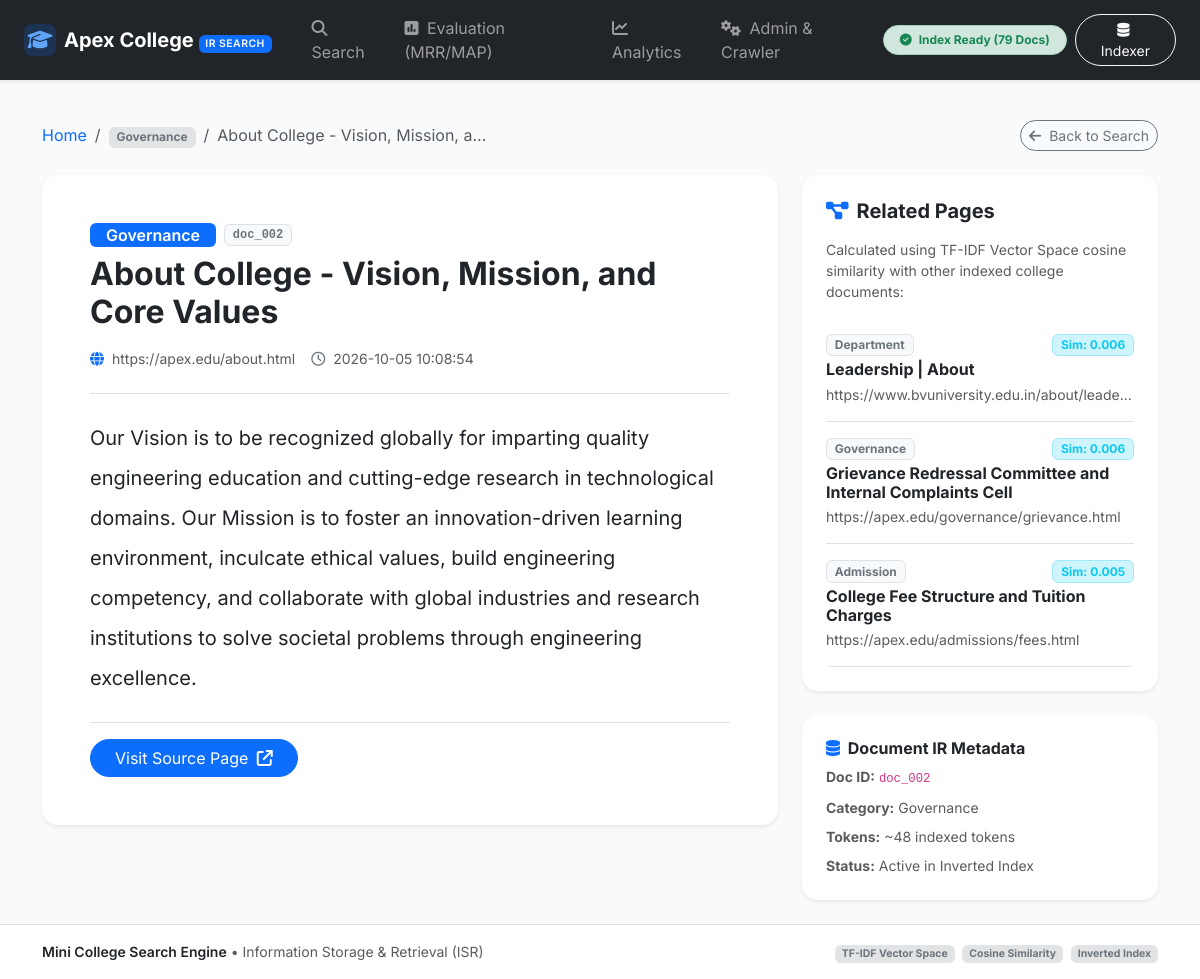
The app's page /document/doc_002 with its own data.
### tables this page shows
CREATE TABLE documents (
                id INTEGER PRIMARY KEY AUTOINCREMENT,
                doc_id TEXT UNIQUE NOT NULL,
                title TEXT NOT NULL,
                url TEXT NOT NULL,
                category TEXT NOT NULL,
                content TEXT NOT NULL,
                created_at TIMESTAMP DEFAULT CURRENT_TIMESTAMP
            );

### app.py (the view)
@app.route('/document/<doc_id>')
def view_document(doc_id):
    doc = db.get_document_by_id(doc_id)
    if not doc:
        flash(f"Document with ID '{doc_id}' not found.", "error")
        return redirect(url_for('index'))
    return_query = request.args.get('q', '')
    related = tfidf_engine.get_related_documents(doc_id, top_n=3)
    highlighted_content = doc['content']
    if return_query:
        q_tokens = preprocess_text(return_query)
        for tok in set(q_tokens):
            import re
            pattern = re.compile(rf'(\b{re.escape(tok)}[a-zA-Z]*)', re.IGNORECASE)
            highlighted_content = pattern.sub(r'<mark class="search-highlight">\1</mark>', highlighted_content)
    token_count = len(doc['content'].split())
    return render_template(
        'document.html',
        doc=doc,
        highlighted_content=highlighted_content,
        related_docs=related,
        return_query=return_query,
        token_count=token_count
    )

### app.py (called while the page is built)
@app.context_processor
def inject_global_vars():
    stats = indexer.get_stats()
    return {
        'doc_count': stats['document_count'],
        'index_ready': stats['is_ready'],
        'categories_list': config.CATEGORIES
    }

### database/db_manager.py (called while the page is built)
    def get_connection(self):
        conn = sqlite3.connect(self.db_path, check_same_thread=False)
        conn.row_factory = sqlite3.Row
        return conn

    def get_document_by_id(self, doc_id):
        with self.get_connection() as conn:
            cursor = conn.cursor()
            cursor.execute('SELECT * FROM documents WHERE doc_id = ?', (doc_id,))
            row = cursor.fetchone()
            return dict(row) if row else None

### ir_engine/indexer.py (called while the page is built)
    def get_document(self, doc_id):
        return self.documents.get(doc_id)

    def get_stats(self):
        total_postings = sum(len(p) for p in self.inverted_index.values())
        return {
            'vocabulary_size': len(self.vocabulary),
            'document_count': self.total_docs,
            'total_postings': total_postings,
            'is_ready': self.is_loaded and self.total_docs > 0
        }

### templates/document.html (shortened to what this page needs)
{% extends "base.html" %}
{% block content %}
<div class="container py-4">
    <div class="d-flex align-items-center justify-content-between mb-4">
        <nav aria-label="breadcrumb">
            <ol class="breadcrumb mb-0">
                <li class="breadcrumb-item"><a href="{{ url_for('index') }}" class="text-decoration-none">Home</a></li>
                <li class="breadcrumb-item"><span class="badge bg-secondary-subtle text-secondary">{{ doc.category }}</span></li>
                <li class="breadcrumb-item active text-truncate" style="max-width: 300px;" aria-current="page">{{ doc.title }}</li>
            </ol>
        </nav>
        {% if return_query %}
            <a href="{{ url_for('search', q=return_query) }}" class="btn btn-outline-secondary btn-sm rounded-pill">
                <i class="fa-solid fa-arrow-left me-1"></i> Back to Search ("{{ return_query }}")
            </a>
        {% else %}
            <a href="{{ url_for('index') }}" class="btn btn-outline-secondary btn-sm rounded-pill">
                <i class="fa-solid fa-arrow-left me-1"></i> Back to Search
            </a>
        {% endif %}
    </div>
    <div class="row g-4">
        <div class="col-lg-8">
            <div class="card border-0 shadow-sm rounded-4 p-4 p-md-5">
                <div class="border-bottom pb-4 mb-4">
                    <div class="d-flex align-items-center gap-2 mb-2">
                        <span class="badge bg-primary px-3 py-1 fs-6 fw-semibold">{{ doc.category }}</span>
                        <span class="badge bg-light text-secondary border font-monospace">{{ doc.doc_id }}</span>
                    </div>
                    <h1 class="h2 fw-bold text-dark mb-3">{{ doc.title }}</h1>
                    <div class="text-muted small d-flex flex-wrap align-items-center gap-3">
                        <span><i class="fa-solid fa-globe me-1 text-primary"></i> <a href="{{ doc.url }}" target="_blank" rel="noopener noreferrer" class="text-decoration-none text-muted">{{ doc.url }}</a></span>
                        <span><i class="fa-regular fa-clock me-1 text-secondary"></i> {{ doc.created_at or 'Indexed' }}</span>
                    </div>
                </div>
                <div class="document-full-content text-dark fs-5 lh-lg mb-4">
                    {{ highlighted_content | safe }}
                </div>
                <div class="d-flex align-items-center justify-content-between pt-3 border-top">
                    <a href="{{ doc.url }}" target="_blank" rel="noopener noreferrer" class="btn btn-primary rounded-pill px-4">
                        Visit Source Page <i class="fa-solid fa-arrow-up-right-from-square ms-1"></i>
                    </a>
                </div>
            </div>
        </div>
        <div class="col-lg-4">
            <div class="card border-0 shadow-sm rounded-4 p-4 mb-4">
                <h5 class="fw-bold text-dark mb-3">
                    <i class="fa-solid fa-project-diagram text-primary me-2"></i>Related Pages
                </h5>
                <p class="text-muted small mb-3">
                    Calculated using TF-IDF Vector Space cosine similarity with other indexed college documents:
                </p>
                {% if related_docs %}
                    <div class="list-group list-group-flush">
                        {% for rel in related_docs %}
                            <div class="list-group-item px-0 py-3 border-bottom">
                                <div class="d-flex justify-content-between align-items-center mb-1">
                                    <span class="badge bg-light text-secondary border small">{{ rel.category }}</span>
                                    <span class="badge bg-info-subtle text-info border border-info-subtle small fw-bold">
                                        Sim: {{ "%.3f"|format(rel.similarity) }}
                                    </span>
                                </div>
                                <h6 class="fw-bold mb-1">
                                    <a href="{{ url_for('view_document', doc_id=rel.doc_id, q=return_query) }}" class="text-decoration-none text-dark hover-primary">
                                        {{ rel.title }}
                                    </a>
                                </h6>
                                <div class="text-muted small text-truncate">{{ rel.url }}</div>
                            </div>
                        {% endfor %}
                    </div>
                {% else %}
                    <p class="text-muted small">No other similar documents found in index.</p>
                {% endif %}
            </div>
            <div class="card border-0 shadow-sm rounded-4 p-4">
                <h6 class="fw-bold text-dark mb-2"><i class="fa-solid fa-database text-primary me-1"></i> Document IR Metadata</h6>
                <ul class="list-unstyled small text-muted mb-0">
                    <li class="mb-2"><strong>Doc ID:</strong> <code>{{ doc.doc_id }}</code></li>
                    <li class="mb-2"><strong>Category:</strong> {{ doc.category }}</li>
                    <li class="mb-2"><strong>Tokens:</strong> ~{{ token_count }} indexed tokens</li>
                    <li><strong>Status:</strong> Active in Inverted Index</li>
                </ul>
            </div>
        </div>
    </div>
</div>
{% endblock %}

### static/css/style.css (style rules this page uses)
:root { --primary-color: #0d6efd; --primary-hover: #0b5ed7; --card-border-radius: 16px; --bg-light: #f8fafc; }
body { font-family: 'Inter', -apple-system, BlinkMacSystemFont, "Segoe UI", Roboto, sans-serif; background-color: var(--bg-light); color: #334155; }

### records on screen
documents: category "Governance", title "About College - Vision, Mission, a…", doc_id "doc_002", title "About College - Vision, Mission, and Core Values", url "https://apex.edu/about.html", created_at "2026-10-05 10:08:54", content "Our Vision is to be recognized globally for imparting quality engineering education and cutting-edge research in technological domains. Our Mission is to foster an innovation-driven learning environment, inculcate ethical values, build engineering competency, and collaborate with global industries and research institutions to solve societal problems through engineering excellence."
documents: category "Department", similarity "0.006", title "Leadership | About", url "https://www.bvuniversity.edu.in/about/leade…"
documents: category "Governance", similarity "0.006", title "Grievance Redressal Committee and Internal Complaints Cell", url "https://apex.edu/governance/grievance.html"
documents: category "Admission", similarity "0.005", title "College Fee Structure and Tuition Charges", url "https://apex.edu/admissions/fees.html"

### other values on screen
{{ doc_count if doc_count is defined else '40' }} "79"
{{ token_count }} "48"
